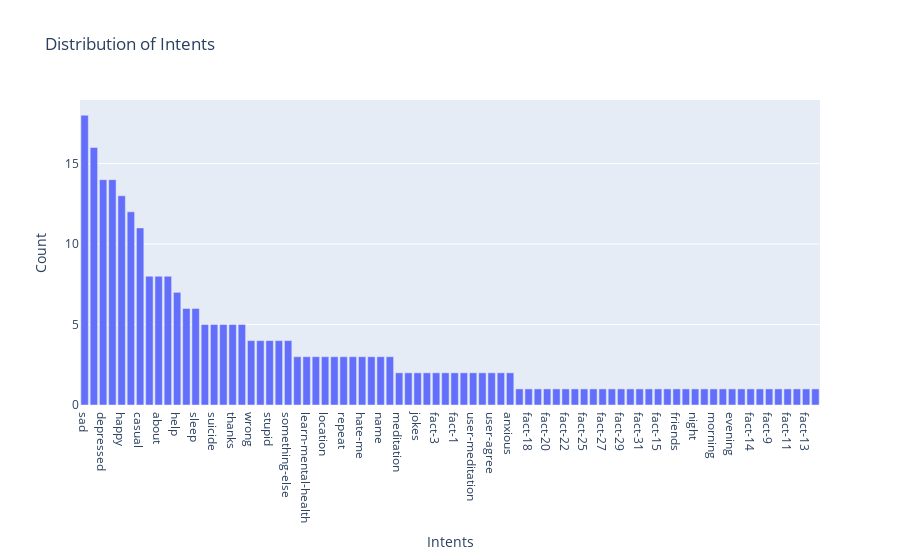

Here is the notebook cell this chart was saved with:
### Code cell
import plotly.graph_objects as go

intent_counts = df['tag'].value_counts()
fig = go.Figure(data=[go.Bar(x=intent_counts.index, y=intent_counts.values)])
fig.update_layout(title='Distribution of Intents', xaxis_title='Intents', yaxis_title='Count')
fig.show()

### Figure 1 — Plotly figure (JSON) as saved in the notebook; plotly's stock layout.template omitted (floating-point values rounded to 4 significant figures)
{"data": [{"type": "bar", "x": ["sad", "death", "depressed", "scared", "happy", "greeting", "casual", "goodbye", "about", "default", "help", "understand", "sleep", "worthless", "suicide", "done", "thanks", "stressed", "wrong", "not-talking", "stupid", "fact-5", "something-else", "user-advice", "learn-mental-health", "fact-7", "location", "learn-more", "repeat", "no-approach", "hate-me", "hate-you", "name", "creation", "meditation", "fact-26", "jokes", "fact-6", "fact-3", "fact-2", "fact-1", "mental-health-fact", "user-meditation", "fact-32", "user-agree", "problem", "anxious", "fact-24", "fact-18", "fact-19", "fact-20", "fact-21", "fact-22", "fact-23", "fact-25", "fact-16", "fact-27", "fact-28", "fact-29", "fact-30", "fact-31", "fact-17", "fact-15", "pandora-useful", "friends", "no-response", "night", "neutral-response", "morning", "ask", "evening", "afternoon", "fact-14", "skill", "fact-9", "fact-10", "fact-11", "fact-12", "fact-13", "fact-8"], "y": [18, 16, 14, 14, 13, 12, 11, 8, 8, 8, 7, 6, 6, 5, 5, 5, 5, 5, 4, 4, 4, 4, 4, 3, 3, 3, 3, 3, 3, 3, 3, 3, 3, 3, 2, 2, 2, 2, 2, 2, 2, 2, 2, 2, 2, 2, 2, 1, 1, 1, 1, 1, 1, 1, 1, 1, 1, 1, 1, 1, 1, 1, 1, 1, 1, 1, 1, 1, 1, 1, 1, 1, 1, 1, 1, 1, 1, 1, 1, 1]}], "layout": {"title": {"text": "Distribution of Intents"}, "xaxis": {"title": {"text": "Intents"}}, "yaxis": {"title": {"text": "Count"}}}}
